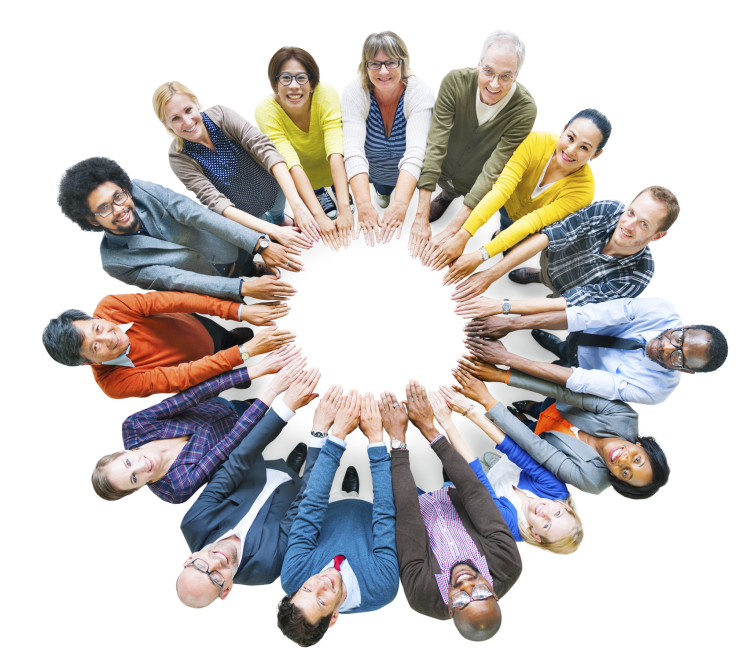
#> input picture images/faces/faces4.jpg, 1500 x 1324 px (shown at 1/2 size); the run also reads 1 picture not shown here
$ jupyter execute --allow-errors 4_detection.ipynb   (shell and % lines are left out)
#> lines starting #> are read from the running program, lines starting #| are printed output that depends on the picture
### hogvis.py
import matplotlib.pyplot as plt
import numpy as np
import skimage.draw

def hogvis(descriptor,bsize=8,norient=9):
    """
    This function visualizes a hog descriptor using little
    icons to indicate orientation. We follow the convention
    that the first orientation bin starts at a gradient
    orientations of -pi/2 and the last bin ends at pi/2

    Parameters
    ----------
    descriptor : 3D float array
         HOG descriptor values

    bsize : int
        The size of the spatial bins in pixels, defaults to 8

    norient : int
        The number of orientation histogram bins, defaults to 9

    Returns
    -------
    hog_image : 2D float array
        Visualization of the hog descriptor with oriented line segments.

    """

    d_h = descriptor.shape[0]
    d_w = descriptor.shape[1]
    hog_image = np.zeros((d_h*bsize,d_w*bsize), dtype=float)

    #radius of a spatial bin
    radius = bsize // 2
    orient = np.arange(norient)

    #angle of bin mid-points 0..pi
    orient_angle = (np.pi * (orient + .5) / norient)

    #end points of a line at each orientation
    vr = -(radius-0.5) * np.cos(orient_angle)
    vc = (radius-0.5) * np.sin(orient_angle)

    for r in range(d_h):
        for c in range(d_w):
            for o, dr, dc in zip(orient,vr,vc):
                centre = tuple([r*bsize + radius, c*bsize + radius])
                rr, cc = skimage.draw.line(int(centre[0] - dc), int(centre[1] + dr),
                                          int(centre[0] + dc), int(centre[1] - dr))
                hog_image[rr,cc] += descriptor[r, c, o]

    return hog_image


# [16 lines left out: function test_hogvis, not called in this run]

### 4_detection.ipynb
# Object Detection

In this assignment, you will develop an object detector based on gradient features and sliding window classification. A set of test images and ***hogvis.py*** are provided in the Canvas assignment directory

---

***Name:Zichenglong Wang

***SID:87205987

---

[cell 1]
import numpy as np
import matplotlib.pyplot as plt

[cell 2]
def convert_to_grayscale(image):
    if (image.dtype == np.uint8):
        image = image.astype(float) / 256
    # convert to grayscale image
    if len(image.shape) != 2:
        image = np.mean(image, axis = -1)

    return image

---
# 1. Image Gradients [20 pts]

Write a function that takes a grayscale image as input and returns two arrays the same size as the image, the first of which contains the magnitude of the image gradient at each pixel and the second containing the orientation.

Your function should filter the image with the simple x- and y-derivative filters described in class. Once you have the derivatives you can compute the orientation and magnitude of the gradient vector at each pixel. You should use  ***scipy.ndimage.correlate*** with the 'nearest' option in order to nicely handle the image boundaries.

Include a visualization of the output of your gradient calculate for a small test image. For displaying the orientation result, please uses a cyclic colormap such as "hsv" or "twilight".  (see https://matplotlib.org/tutorials/colors/colormaps.html)

NOTE: To be consistent with the provided code that follows, the gradient orientation values you return should range in (-pi/2,+pi/2) where a horizontal edge (vertical gradient) is -pi/2 and the angle increases as the edge rotates clockwise in the image.

[cell 3]
#we will only use:  scipy.ndimage.correlate
from scipy import ndimage

def mygradient(image):
    """
    This function takes a grayscale image and returns two arrays of the
    same size, one containing the magnitude of the gradient, the second
    containing the orientation of the gradient.


    Parameters
    ----------
    image : 2D float array of shape HxW
         An array containing pixel brightness values

    Returns
    -------
    mag : 2D float array of shape HxW
        gradient magnitudes

    ori : 2Dfloat array of shape HxW
        gradient orientations in radians
    """
    dx_filter = [[-1,1]]
    dy_filter = [[-1],[1]]
    dx = ndimage.correlate(image, dx_filter, mode="nearest")
    dy = ndimage.correlate(image, dy_filter, mode="nearest")

    epsilon = 1e-10
    dx = np.where(dx == 0,epsilon,dx)
    mag = np.sqrt(dx**2+dy**2)
    ori = np.arctan(dy/dx)


    return (mag,ori)

[cell 4]
#
# Demonstrate your mygradient function here by loading in a grayscale
# image, calling mygradient, and visualizing the resulting magnitude
# and orientation images. For visualizing orientation image, I suggest
# using the hsv or twilight colormap.
#
# here is one simple test image which has gradients pointed in all
# directions so you can see if your orientation estimates are reasonable
[yy,xx] = np.mgrid[-100:100,-100:100]
testimage = np.minimum(np.maximum(np.array(xx*xx+yy*yy,dtype=float),400),8100)
(testmag,testori) = mygradient(testimage)
plt.title('test mag image')
plt.imshow(testmag,cmap=plt.cm.twilight)
plt.show()
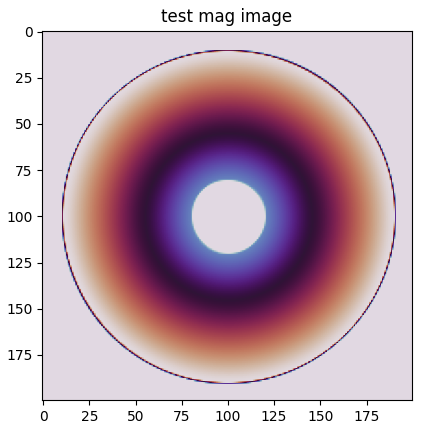
#> figure drawn by matplotlib, 1 panel
plt.title('test ori image')
plt.imshow(testori,cmap=plt.cm.twilight)
plt.show()
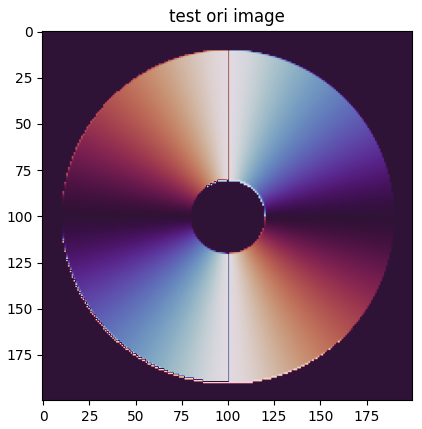
#> figure drawn by matplotlib, 1 panel

# you should also load in or synthesize another image to test with besides
# the one above.
image = plt.imread("images/faces/faces4.jpg")
#> image is the input picture: shape (1324, 1500, 3); mean R, G, B 201.8, 197.6, 196

image = convert_to_grayscale(image)
#> in convert_to_grayscale, `image = np.mean(image, axis = -1)`:
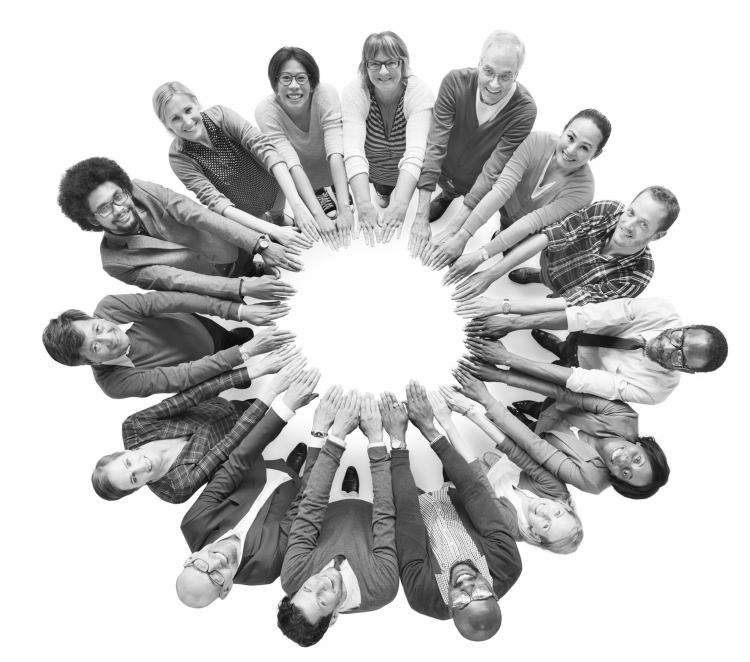
#> image: shape (1324, 1500) float64 (shown at 1/2 size); min 0.026, max 0.996, mean 0.775
(mag,ori) = mygradient(image)
#> in mygradient (call 2), `dx = ndimage.correlate(image, dx_filter, mode="nearest")`:
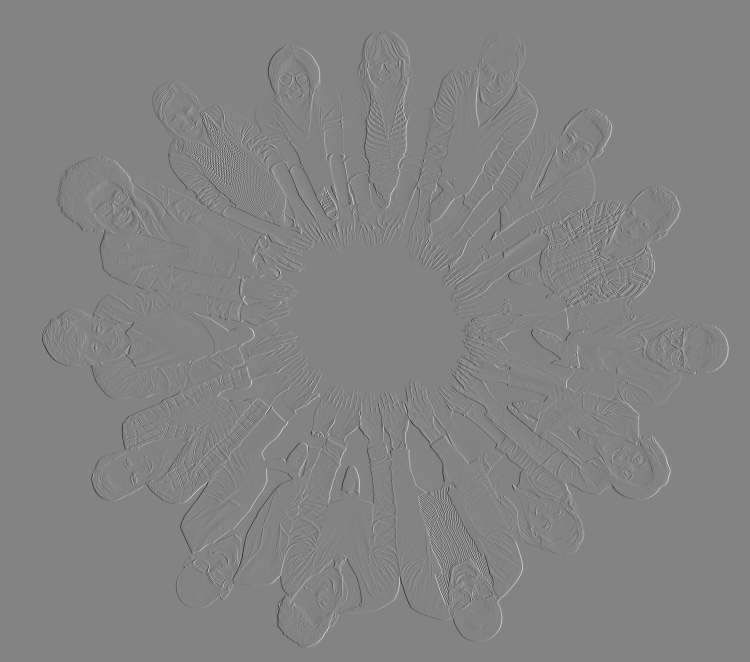
#> dx: shape (1324, 1500) float64 (shown at 1/2 size); min -0.635, max 0.599, mean 9.5e-21; drawn with min black and max white
#> in mygradient (call 2), `mag = np.sqrt(dx**2+dy**2)`:
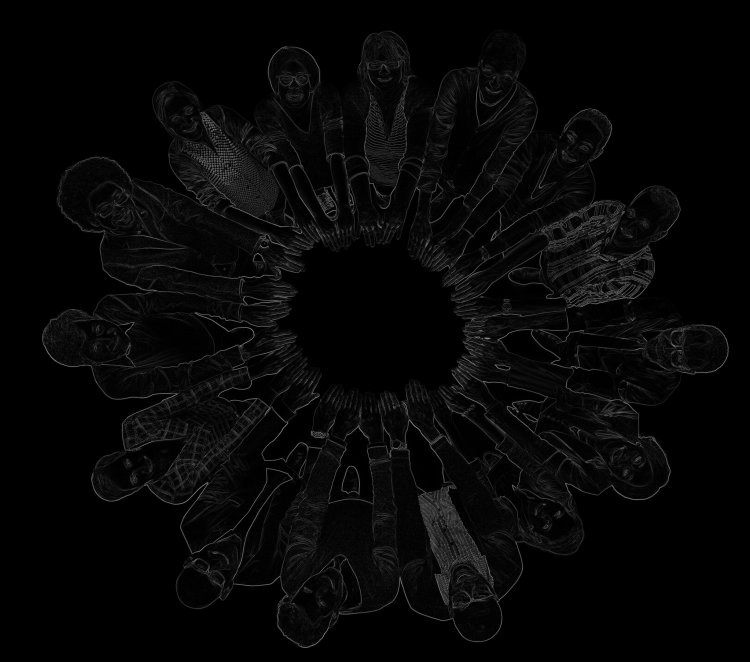
#> mag: shape (1324, 1500) float64 (shown at 1/2 size); min 1e-10, max 0.688, mean 0.0276
#> in mygradient (call 2), `ori = np.arctan(dy/dx)`:
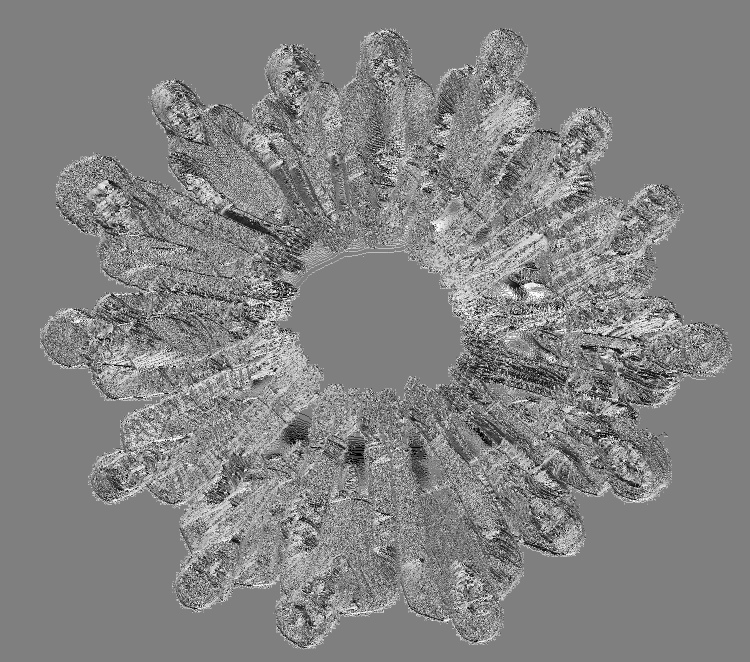
#> ori: shape (1324, 1500) float64 (shown at 1/2 size); min -1.57, max 1.57, mean 0.0491; drawn with min black and max white

#visualize results mag,ori as images
plt.title('mag image')
plt.imshow(mag,cmap=plt.cm.twilight)
plt.show()
plt.title('ori image')
plt.imshow(ori,cmap=plt.cm.twilight)
plt.show()

---

# 2. Histograms of Gradient Orientations [25 pts]

Write a function that computes gradient orientation histograms over each 8x8 block of pixels in an image. Your function should bin the orientation into 9 equal sized bins between -pi/2 and pi/2. The input of your function will be an image of size HxW. The output should be a three-dimensional array ***ohist*** whose size is (H/8)x(W/8)x9 where ***ohist[i,j,k]*** contains the count of how many edges of orientation k fell in block (i,j). If the input image dimensions are not a multiple of 8, you should use ***np.pad*** with the ***mode=edge*** option to pad the width and height up to the nearest integer multiple of 8.

To determine if a pixel is an edge, we need to choose some threshold. I suggest using a threshold that is 10% of the maximum gradient magnitude in the image. Since each 8x8 block will contain a different number of edges, you should normalize the resulting histogram for each block to sum to 1 (i.e., ***np.sum(ohist,axis=2)*** should be 1 at every  location).

I would suggest your function loops over the orientation bins. For each orientation bin you'll need to identify those pixels in the image whose gradient magnitude is above the threshold and whose orientation falls in the given bin. You can do this easily in numpy using logical operations in order to generate an array the same size as the image that contains Trues at the locations of every edge pixel that falls in the given orientation bin and is above threshold. To collect up pixels in each 8x8 spatial block you can use the function ***ski.util.view_as_windows(...,(8,8),step=8)*** and ***np.count_nonzeros*** to count the number of edges in each block.

Test your code by creating a simple test image (e.g. a white disk on a black background), computing the descriptor and using the provided function ***hogvis*** to visualize it.

Note: in the discussion above I have assumed 8x8 block size and 9 orientations. In your code you should use the parameters ***bsize*** and ***norient*** in place of these constants.

[cell 5]
#we will only use:  ski.util.view_as_windows for computing hog descriptor
import skimage as ski

def hog(image,bsize=8,norient=9):

    """
    This function takes a grayscale image and returns a 3D array
    containing the histogram of gradient orientations descriptor (HOG)
    We follow the convention that the histogram covers gradients starting
    with the first bin at -pi/2 and the last bin ending at pi/2.

    Parameters
    ----------
    image : 2D float array of shape HxW
         An array containing pixel brightness values

    bsize : int
        The size of the spatial bins in pixels, defaults to 8

    norient : int
        The number of orientation histogram bins, defaults to 9

    Returns
    -------
    ohist : 3D float array of shape (H/bsize,W/bsize,norient)
        edge orientation histogram

    """
#> called with bsize = 8, norient = 9

    # determine the size of the HOG descriptor
    (h,w) = image.shape
    h2 = int(np.ceil(h/float(bsize)))
    w2 = int(np.ceil(w/float(bsize)))
    ohist = np.zeros((h2,w2,norient))

    # Based on it, I will pad on all the four sides equally
    # so the shape is a multiple of bsize
    wneed = 0
    hneed = 0
    if w%bsize > 0:
        wneed = bsize - w%bsize
    if h%bsize > 0:
        hneed = bsize - h%bsize

    pw = (wneed//2, wneed-wneed//2) #amounts to pad on left and right side
    #pw = (0, wneed)
    ph = (hneed//2, hneed-hneed//2) #amounts to pad on bottom and top side
    #ph = (0, hneed)
    image = np.pad(image,(ph,pw),'edge')

    # make sure we did the padding correctly
    assert(image.shape==(h2*bsize,w2*bsize))

    # compute image gradients
    (mag,ori) = mygradient(image)

    # choose a threshold which is 10% of the maximum gradient magnitude in the image
    thresh = 0.1*np.amax(mag)


    # separate out pixels into orientation channels, dividing the range of orientations
    # [-pi/2,pi/2] into norient equal sized bins and count how many fall in each block
    binEdges = np.linspace(-np.pi/2, np.pi/2, norient+1);

    # as a sanity check, make sure every pixel gets assigned to at most 1 bin.
    bincount = np.zeros((h2*bsize,w2*bsize))
    for i in range(norient):
        #create a binary image containing 1s for pixels at the ith
        #orientation where the magnitude is above the threshold.
        B = (mag>thresh)* (ori > binEdges[i]) * (ori <= binEdges[i+1])
        #sanity check: record which pixels have been selected at this orientation
        bincount = bincount + B

        #pull out non-overlapping bsize x bsize blocks
        chblock = ski.util.view_as_windows(B,(bsize,bsize),step=bsize)

        #sum up the count for each block and store the results
        chblock = chblock.reshape((h2,w2,bsize*bsize))
        ohist[:,:,i] = chblock.sum(axis = -1)

    #each pixel should have only selected at most once
    assert(np.all(bincount<=1))

    # lastly, normalize the histogram so that the sum along the orientation dimension is 1
    # note: don't divide by 0! If there are no edges in a block (i.e. the sum of counts
    # is 0) then your code should leave all the values as zero.

    normal_sum = np.sum(ohist,axis=2)
    for i in range(norient):
        for j in range(h2):
            for k in range(w2):
                if normal_sum[j][k] == 0:
                    ohist[j][k][i] = 0
                else:
                    ohist[j][k][i] /= normal_sum[j][k]


    assert(ohist.shape==(h2,w2,norient))

    return ohist

[cell 6]
#provided function for visualizing hog descriptors
from hogvis import hogvis

#
# generate a simple test image... a 80x80 image
# with a circle of radius 30 in the center
#
[yy,xx] = np.mgrid[-40:41,-40:41]
im = np.array((xx*xx+yy*yy<=30*30),dtype=float)

#
# display the image and the output of hogvis
#
hogim = hogvis(hog(im))

plt.subplot(1,2,1)
plt.imshow(im)
plt.subplot(1,2,2)
plt.imshow(hogim)
plt.show()
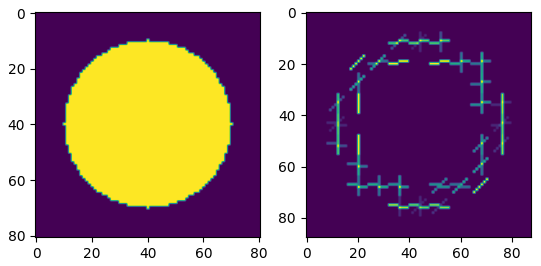
#> figure drawn by matplotlib, 2 panels

# two other synthetic test images to experiment with
[yy,xx] = np.mgrid[-40:41,-40:41]
im = np.array((xx*xx+yy*yy<=30*30),dtype=float)
im[np.abs(xx+yy)<=3] = 0

hogim = hogvis(hog(im))
plt.subplot(1,2,1)
plt.imshow(im)
plt.subplot(1,2,2)
plt.imshow(hogim)
plt.show()
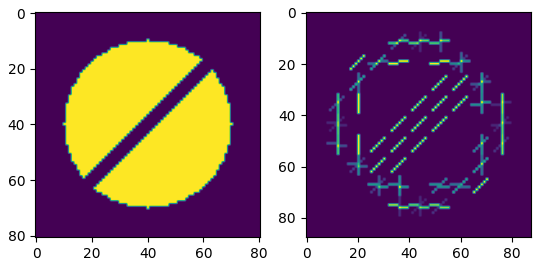
#> figure drawn by matplotlib, 2 panels

[yy,xx] = np.mgrid[-100:101,-100:101]
im = np.array(np.sin((xx*xx+yy*yy)/800),dtype=float)

hogim = hogvis(hog(im))
#> (the rest of the program and of its run is left out)
